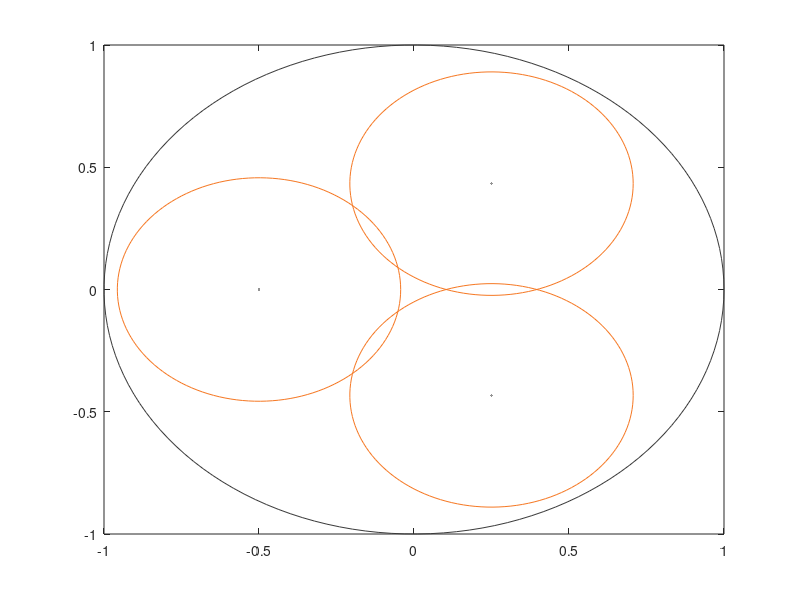

MATLAB code to generate this figure: (Note: this script raises an error after producing the figure.)
function demo_interpolant_orb
% -------------------------------------------------------------------------
% In this demo we compute the error with two test functions of the 
% interpolant construct by integrals on disks with centers lying on orbits 
% 
% -------------------------------------------------------------------------
% Dates
%--------------------------------------------------------------------------
% First version: November 15, 2023;
% Checked: December 07, 2023.
%--------------------------------------------------------------------------
% Authors
%--------------------------------------------------------------------------
% L. Bruni Bruno and G. Elefante
%--------------------------------------------------------------------------
% Paper
%--------------------------------------------------------------------------
% "Interpolation by integrals on discs"
% L. Bruni Bruno and G. Elefante
%--------------------------------------------------------------------------


%--------------------------------------------------------------------------
% Parameters 
degSet = [1:20];
do_plot = 1;
intersection = 2; % 0 - no intersection, 1 - fixed radmax, 2 - caos 
typeset_rho = 3; % 1 - rand, 2 - ordered rand, 3 - equispaced, 4 - cheby
type_fun = 1;
RadMaxDiscs = 1; % 0 - fixed radius, 1 - random radius
%--------------------------------------------------------------------------


h = 1;
fprintf('\n\n')
for deg = degSet
    
fprintf('...................................................')
fprintf('\n \t degree          : %5d \n',deg)

dimP = nchoosek(deg+2,2);
NOrb = ceil((deg+1)/2); %floor(deg/2)+1;
dimPdisk = 2*[deg:-2:0] + 1;

centers = [];

switch typeset_rho
    case 1
        rho = rand(size(dimPdisk));
    case 2
        rho = sort(rand(size(dimPdisk)),'descend');
    case 3
        if dimPdisk(end)==1
            rho = linspace(0,1,size(dimPdisk,2)+1); 
            rho(end) = []; 
            rho = rho(end:-1:1);
        else
            rho = linspace(0,1,size(dimPdisk,2)+2); 
            rho(end) = []; rho(1) = [];
            rho = rho(end:-1:1);
        end
    case 4
        if dimPdisk(end)==1
            rho = cos([0:(2*NOrb)]*pi/(2*NOrb)); 
            rho = rho(2:NOrb+1);
        else
            rho = cos([0:(2*NOrb+1)]*pi/(2*NOrb+1));  
            rho = rho(2:NOrb+1);
        end
end

for j = 1:length(dimPdisk)
    theta = linspace(0,2*pi,dimPdisk(j)+1); theta(end) = [];
    theta = mod(pi*j/3+theta,2*pi);
    centers = [centers, rho(j)*exp(1i*theta)];
end
centers = [real(centers'),imag(centers')];

C = exp(1i*linspace(0,2*pi,150));

if do_plot
    figure(1)
    plot(centers(:,1),centers(:,2),'.','Color',[147,147,147]/255);
    hold on;
    plot(real(C),imag(C),'Color',[57,57,57]/255);
end

if intersection == 2
    Rmax = 1-rho';
elseif intersection == 1
    Rmax = 1-max(rho);
else
    if dimPdisk(end)==1
        R = [1,rho];
        Rmax = min(abs(R(1:end-1)-R(2:end)))/2;
    else
         R = [1,rho,0];
        Rmax = min(abs(R(1:end-1)-R(2:end)))/2;
    end
    Rmax = min(Rmax,2*pi/(2*dimPdisk(1)+2));
end

if RadMaxDiscs == 0
    radii_orb = Rmax.*ones(NOrb,1);
else
    radii_orb = Rmax.*rand(NOrb,1);
end

radii = [];
for i = 1:NOrb
radii = [radii;repmat(radii_orb(i),dimPdisk(i),1)];
end

if do_plot
    for j=1:size(centers,1)
        CC = C*radii(j)+centers(j,1)+1i*centers(j,2);
        plot(real(CC),imag(CC),'Color',[245,119,34]/255)
    end
end

Vcheb = chebVandInt(deg,centers,radii);

switch type_fun 
    case 1
        f = @(x,y) exp(x).*sin(x+y);
    case 2
        f = @(x,y) 1./(25*(x.^2+y.^2)+1);
end

[XYW,~] = cub_unit_disk_sets(77);

for i = 1:length(radii)
    F(i,1) = f(XYW(:,1)*radii(i)+centers(i,1),XYW(:,2)*radii(i)+centers(i,2))'*XYW(:,3)*radii(i)^2;
end
% F = F';

a = Vcheb\F;

x = linspace(-1,1,100);
% x(1) = []; x(end) = [];
[X_old,Y_old] = meshgrid(x);
X = X_old(:).*sqrt(1-Y_old(:).^2/2); Y = Y_old(:).*sqrt(1-X_old(:).^2/2);

PolDeg = polydeg(deg); 

VxCheb = chebpolys(deg,X);
VyCheb = chebpolys(deg,Y);
for j = 1:dimP
        V(:,j) = VxCheb(:,PolDeg(j,1)+1).*VyCheb(:,PolDeg(j,2)+1);
end

P = V*a;

P = reshape(P,size(X_old));
X = reshape(X,size(X_old)); Y = reshape(Y,size(X_old));

if do_plot
    figure(4)
    mesh(X,Y,P,'FaceAlpha','0.8','edgecolor','none','facecolor',[174,208,232]/255)
    hold on;
    mesh(X,Y,f(X,Y),'FaceAlpha','0.8','edgecolor','none','facecolor',[232,198,174]/255) 
end


err(h) = norm(P(:)-f(X(:),Y(:)),'inf');

fprintf('\n \t error           : %1.4e \n',err(h))
fprintf('...................................................\n')
h = h + 1;
end

if do_plot
    figure(5)
    semilogy(degSet,err,'-o','Color',[0,142,142]/255,'LineWidth',1.5) % blue
%     semilogy(degSet,err,'-o','Color',[142,0,0]/255,'LineWidth',1.5) % red
%     semilogy(degSet,err,'-o','Color',[142,142,0]/255,'LineWidth',1.5) % mustard
    hold on;
end

end